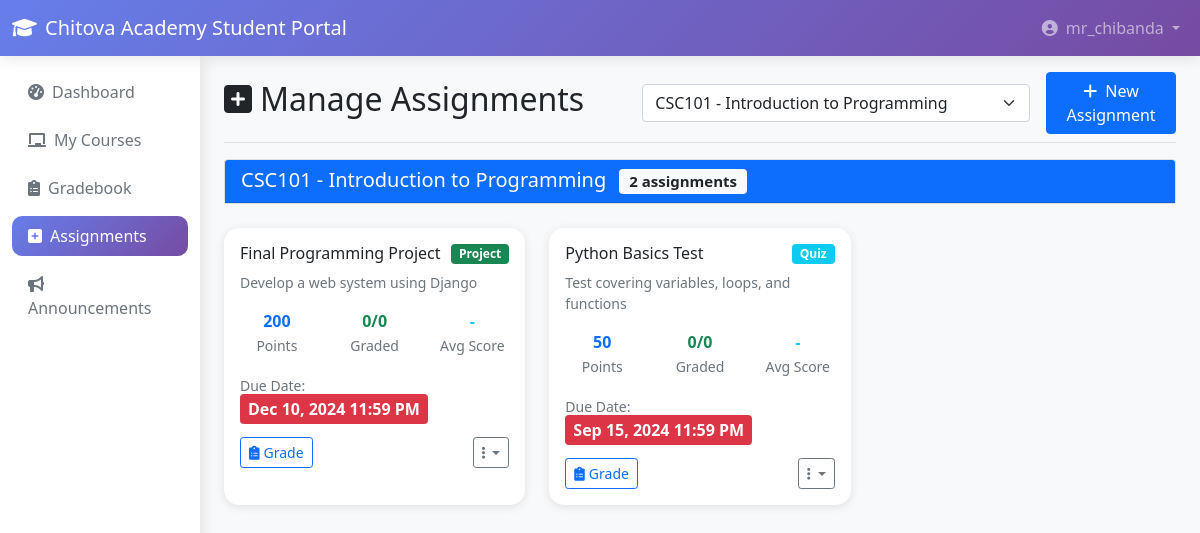
Page /manage-assignments.php?course_id=1 (signed in) on the committed database.
### tables this page shows
CREATE TABLE IF NOT EXISTS courses (
    id INT PRIMARY KEY AUTO_INCREMENT,
    course_code VARCHAR(20) UNIQUE NOT NULL,
    course_name VARCHAR(100) NOT NULL,
    description TEXT,
    credits INT NOT NULL DEFAULT 3,
    teacher_id INT,
    semester VARCHAR(20) NOT NULL,
    year INT NOT NULL,
    max_students INT DEFAULT 30,
    status ENUM('active', 'inactive') DEFAULT 'active',
    FOREIGN KEY (teacher_id) REFERENCES teachers(id) ON DELETE SET NULL
);

CREATE TABLE IF NOT EXISTS assignments (
    id INT PRIMARY KEY AUTO_INCREMENT,
    course_id INT NOT NULL,
    title VARCHAR(100) NOT NULL,
    description TEXT,
    due_date DATETIME NOT NULL,
    max_points INT NOT NULL DEFAULT 100,
    assignment_type ENUM('homework', 'quiz', 'exam', 'project', 'practical') NOT NULL,
    created_at TIMESTAMP DEFAULT CURRENT_TIMESTAMP,
    FOREIGN KEY (course_id) REFERENCES courses(id) ON DELETE CASCADE
);

### config.php (called while the page is built, shortened)
<?php
function formatDateTime($datetime, $format = 'M d, Y g:i A') {
    return date($format, strtotime($datetime));
}
?>

### manage-assignments.php (the view, shortened to what this page needs)
<?php
require_once __DIR__ .'/../config.php';
$userId = $_SESSION['user_id'];
$stmt = $pdo->prepare("SELECT t.* FROM teachers t WHERE t.user_id = ?");
$stmt->execute([$userId]);
$teacherInfo = $stmt->fetch();
$selectedCourseId = $_GET['course_id'] ?? null;
$stmt = $pdo->prepare("
    SELECT c.* FROM courses c
    WHERE c.teacher_id = ?
    ORDER BY c.year DESC, c.semester DESC, c.course_name
");
$stmt->execute([$teacherInfo['id']]);
$courses = $stmt->fetchAll();
$assignments = [];
$selectedCourse = null;
if ($selectedCourseId) {
    $stmt = $pdo->prepare("SELECT * FROM courses WHERE id = ? AND teacher_id = ?");
    $stmt->execute([$selectedCourseId, $teacherInfo['id']]);
    $selectedCourse = $stmt->fetch();
    if ($selectedCourse) {
        $stmt = $pdo->prepare("
            SELECT a.*,
                   COUNT(g.id) as total_students,
                   COUNT(CASE WHEN g.points_earned IS NOT NULL THEN 1 END) as graded_count,
                   AVG(CASE WHEN g.points_earned IS NOT NULL THEN g.points_earned END) as avg_score
            FROM assignments a
            LEFT JOIN grades g ON a.id = g.assignment_id
            WHERE a.course_id = ?
            GROUP BY a.id
            ORDER BY a.due_date DESC
        ");
        $stmt->execute([$selectedCourseId]);
        $assignments = $stmt->fetchAll();
    }
}
?>
<!DOCTYPE html>
<html lang="en">
<head>
    <link href="https://cdn.jsdelivr.net/npm/bootstrap@5.1.3/dist/css/bootstrap.min.css" rel="stylesheet">
    <link href="https://cdnjs.cloudflare.com/ajax/libs/font-awesome/6.0.0/css/all.min.css" rel="stylesheet">
</head>
<body>
    <nav class="navbar navbar-expand-lg navbar-dark">
        <div class="container-fluid">
            <a class="navbar-brand" href="dashboard.php">
                <i class="fas fa-graduation-cap me-2"></i><?php echo APP_NAME; ?>
            </a>
            <div class="navbar-nav ms-auto">
                <div class="nav-item dropdown">
                    <a class="nav-link dropdown-toggle" href="#" id="navbarDropdown" role="button"
                       data-bs-toggle="dropdown" aria-expanded="false">
                        <i class="fas fa-user-circle me-2"></i><?php echo $_SESSION['username']; ?>
                    </a>
                </div>
            </div>
        </div>
    </nav>
    <div class="container-fluid">
        <div class="row">
            <nav class="col-md-2 sidebar">
                <div class="position-sticky pt-3">
                    <ul class="nav nav-pills flex-column mb-auto">
                        <li class="nav-item">
                            <a href="dashboard.php" class="nav-link">
                                <i class="fas fa-tachometer-alt me-2"></i>Dashboard
                            </a>
                        </li>
                        <li class="nav-item">
                            <a href="my-courses.php" class="nav-link">
                                <i class="fas fa-chalkboard me-2"></i>My Courses
                            </a>
                        </li>
                        <li class="nav-item">
                            <a href="gradebook.php" class="nav-link">
                                <i class="fas fa-clipboard-list me-2"></i>Gradebook
                            </a>
                        </li>
                        <li class="nav-item">
                            <a href="manage-assignments.php" class="nav-link active">
                                <i class="fas fa-plus-square me-2"></i>Assignments
                            </a>
                        </li>
                        <li class="nav-item">
                            <a href="announcements.php" class="nav-link">
                                <i class="fas fa-bullhorn me-2"></i>Announcements
                            </a>
                        </li>
                    </ul>
                </div>
            </nav>
            <main class="col-md-10 ms-sm-auto px-md-4">
                <div class="pt-3 pb-2 mb-3 border-bottom d-flex justify-content-between align-items-center">
                    <h1 class="h2">
                        <i class="fas fa-plus-square me-2"></i>Manage Assignments
                    </h1>
                    <div class="d-flex gap-3 align-items-center">
                        <select id="courseSelect" class="form-select" onchange="location.href='manage-assignments.php?course_id=' + this.value" style="min-width: 250px;">
                            <?php foreach ($courses as $course): ?>
                                <option value="<?php echo $course['id']; ?>" <?php echo ($selectedCourseId == $course['id']) ? 'selected' : ''; ?>>
                                    <?php echo $course['course_code'] . ' - ' . $course['course_name']; ?>
                                </option>
                            <?php endforeach; ?>
                        </select>
                        <?php if ($selectedCourse): ?>
                            <button type="button" class="btn btn-primary" data-bs-toggle="modal" data-bs-target="#createAssignmentModal">
                                <i class="fas fa-plus me-2"></i>New Assignment
                            </button>
                        <?php endif; ?>
                    </div>
                </div>
                <?php if (!$selectedCourseId): ?>
                    <div class="text-center py-5">
                        <i class="fas fa-tasks fa-4x text-muted mb-3"></i>
                        <h4 class="text-muted">Select a Course</h4>
                        <p class="text-muted">Choose a course from the dropdown above to manage assignments.</p>
                    </div>
                <?php elseif (!$selectedCourse): ?>
                    <div class="alert alert-warning">
                        <i class="fas fa-exclamation-triangle me-2"></i>Course not found or you don't have access to this course.
                    </div>
                <?php else: ?>
                    <div class="row mb-4">
                        <div class="col-12">
                            <div class="card">
                                <div class="card-header bg-primary text-white">
                                    <h5 class="mb-0">
                                        <?php echo $selectedCourse['course_code'] . ' - ' . $selectedCourse['course_name']; ?>
                                        <span class="badge bg-light text-dark ms-2"><?php echo count($assignments); ?> assignments</span>
                                    </h5>
                                </div>
                            </div>
                        </div>
                    </div>
                    <?php if (empty($assignments)): ?>
                        <div class="text-center py-5">
                            <i class="fas fa-clipboard-list fa-4x text-muted mb-3"></i>
                            <h4 class="text-muted">No Assignments Created</h4>
                            <p class="text-muted">Start by creating your first assignment for this course.</p>
                            <button type="button" class="btn btn-primary btn-lg" data-bs-toggle="modal" data-bs-target="#createAssignmentModal">
                                <i class="fas fa-plus me-2"></i>Create First Assignment
                            </button>
                        </div>
                    <?php else: ?>
                        <div class="row">
                            <?php foreach ($assignments as $assignment): ?>
                                <div class="col-md-6 col-lg-4 mb-4">
                                    <div class="card assignment-card h-100">
                                        <div class="card-body">
                                            <div class="d-flex justify-content-between align-items-start mb-2">
                                                <h6 class="card-title mb-0"><?php echo htmlspecialchars($assignment['title']); ?></h6>
                                                <span class="badge assignment-type-badge <?php
                                                    switch($assignment['assignment_type']) {
                                                        case 'quiz': echo 'bg-info'; break;
                                                        case 'project': echo 'bg-success'; break;
                                                    }
                                                ?>">
                                                    <?php echo ucfirst($assignment['assignment_type']); ?>
                                                </span>
                                            </div>
                                            <?php if ($assignment['description']): ?>
                                                <p class="card-text text-muted small">
                                                    <?php echo htmlspecialchars(substr($assignment['description'], 0, 100)) . (strlen($assignment['description']) > 100 ? '...' : ''); ?>
                                                </p>
                                            <?php endif; ?>
                                            <div class="row text-center mb-3">
                                                <div class="col-4">
                                                    <strong class="text-primary"><?php echo $assignment['max_points']; ?></strong>
                                                    <br><small class="text-muted">Points</small>
                                                </div>
                                                <div class="col-4">
                                                    <strong class="text-success"><?php echo $assignment['graded_count']; ?>/<?php echo $assignment['total_students']; ?></strong>
                                                    <br><small class="text-muted">Graded</small>
                                                </div>
                                                <div class="col-4">
                                                    <strong class="text-info">
                                                        <?php echo $assignment['avg_score'] ? number_format($assignment['avg_score'], 1) : '-'; ?>
                                                    </strong>
                                                    <br><small class="text-muted">Avg Score</small>
                                                </div>
                                            </div>
                                            <div class="mb-3">
                                                <small class="text-muted">Due Date:</small><br>
                                                <span class="<?php echo (strtotime($assignment['due_date']) < time()) ? 'due-date past-due' : 'due-date'; ?>">
                                                    <?php echo formatDateTime($assignment['due_date']); ?>
                                                </span>
                                            </div>
                                            <div class="d-flex justify-content-between">
                                                <a href="gradebook.php?course_id=<?php echo $selectedCourseId; ?>" class="btn btn-outline-primary btn-sm">
                                                    <i class="fas fa-clipboard-list me-1"></i>Grade
                                                </a>
                                                <div class="btn-group">
                                                    <button type="button" class="btn btn-outline-secondary btn-sm dropdown-toggle" data-bs-toggle="dropdown">
                                                        <i class="fas fa-ellipsis-v"></i>
                                                    </button>
                                                </div>
                                            </div>
                                        </div>
                                    </div>
                                </div>
                            <?php endforeach; ?>
                        </div>
                    <?php endif; ?>
                <?php endif; ?>
            </main>
        </div>
    </div>
</body>
</html>

### manage-assignments.php (style rules this page uses)
:root { --primary-color: #667eea; --secondary-color: #764ba2; }
body { background-color: #f8f9fa; }
.navbar { background: linear-gradient(135deg, var(--primary-color) 0%, var(--secondary-color) 100%); box-shadow: 0 2px 15px rgba(0, 0, 0, 0.1); }
.sidebar { background: white; min-height: calc(100vh - 76px); box-shadow: 2px 0 15px rgba(0, 0, 0, 0.1); }
.nav-pills .nav-link { color: #6c757d; margin-bottom: 0.5rem; border-radius: 10px; }
.nav-pills .nav-link.active { background: linear-gradient(135deg, var(--primary-color) 0%, var(--secondary-color) 100%); }
.assignment-card { border: none; border-radius: 15px; box-shadow: 0 2px 10px rgba(0, 0, 0, 0.1); transition: transform 0.2s; }
.assignment-type-badge { font-size: 0.75rem; padding: 0.25rem 0.5rem; }
.due-date { color: #dc3545; font-weight: 600; }
.due-date.past-due { background-color: #dc3545; color: white; padding: 0.25rem 0.5rem; border-radius: 0.25rem; }

### rows in the picture
courses: course_code "CSC101", course_name "Introduction to Programming"
assignments: title "Final Programming Project", assignment_type "Project", description "Develop a web system using Django", max_points "200", graded_count "0", total_students "0", due_date "Dec 10, 2024 11:59 PM"
assignments: title "Python Basics Test", assignment_type "Quiz", description "Test covering variables, loops, and functions", max_points "50", graded_count "0", total_students "0", due_date "Sep 15, 2024 11:59 PM"

### other values in the picture
APP_NAME "Chitova Academy Student Portal"
$_SESSION['username'] "mr_chibanda"
count($assignments) "2"
form field value "CSC101 - Introduction to Programming"
